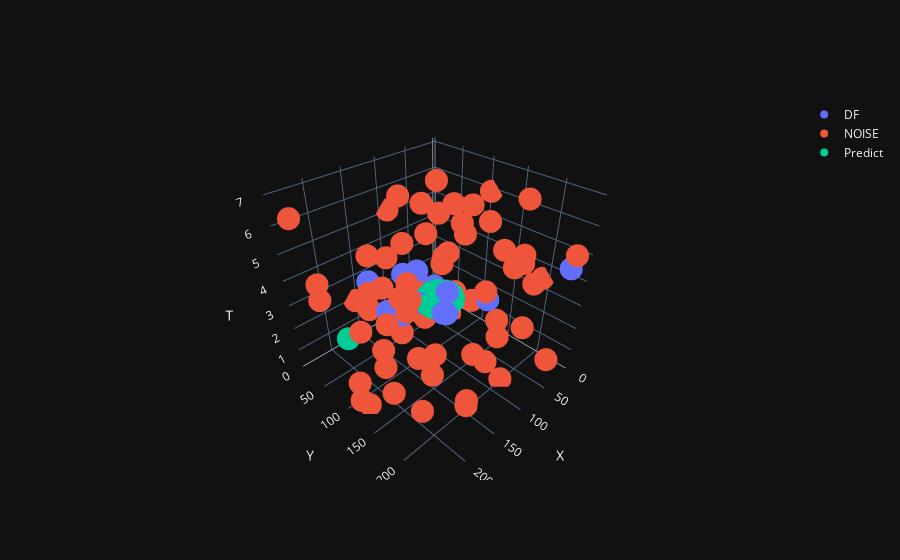

Here is the notebook cell this chart was saved with:
### Code cell
points = np.array([p.to_numpy() for p in top.points])
fig = go.Figure(
    data=[
        go.Scatter3d(z=df[df.signal]['t_c'], x=df[df.signal]['x_c'], y=df[df.signal]['y_c'],
                     mode='markers', name='DF'),
        go.Scatter3d(z=df[~df.signal]['t_c'], x=df[~df.signal]['x_c'], y=df[~df.signal]['y_c'],
                     mode='markers', name='NOISE'),
        # go.Scatter3d(z=[center[2]], x=[center[0]], y=[center[1]],
        #              mode='markers', name='Center'),
        go.Scatter3d(z=points[:, 2], x=points[:, 0], y=points[:, 1],
                     mode='markers', name='Predict'),

    ]
)
fig.update_layout(
    scene={
        "xaxis_title": "X",
        "yaxis_title": "Y",
        "zaxis_title": "T",
    },
)
fig.show()
